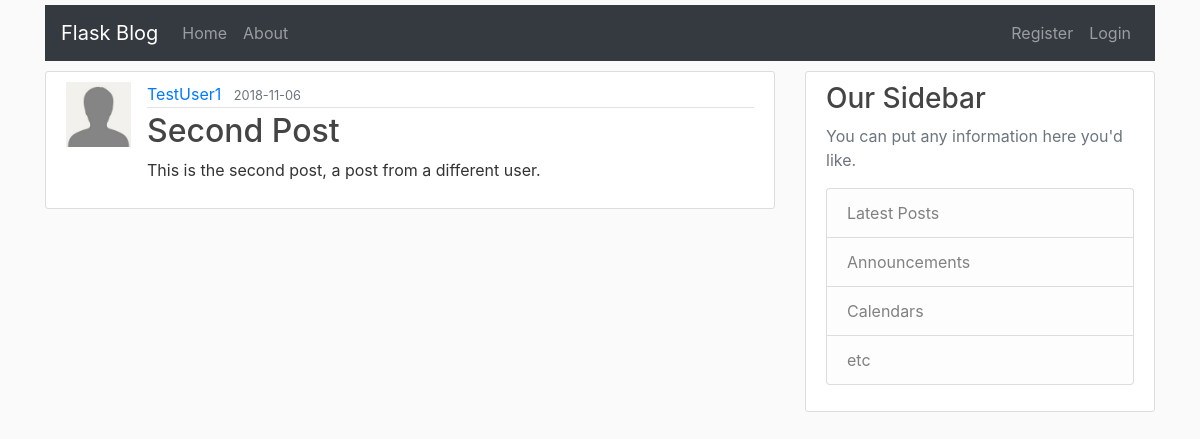
Screenshot of /post/2 with the database file from the repository.
### flaskblog/models.py (models this page shows, shortened)
class User(db.Model, UserMixin):
    id = db.Column(db.Integer, primary_key=True)
    username = db.Column(db.String(20), unique=True, nullable=False)
    email = db.Column(db.String(120), unique=True, nullable=False)
    image_file = db.Column(db.String(20), nullable=False, default='default.jpg')
    password = db.Column(db.String(60), nullable=False)
    posts = db.relationship('Post', backref='author', lazy=True)

class Post(db.Model):
    id = db.Column(db.Integer, primary_key=True)
    title = db.Column(db.String(100), nullable=False)
    date_posted = db.Column(db.DateTime, nullable=False, default=datetime.utcnow)
    content = db.Column(db.Text, nullable=False)
    user_id = db.Column(db.Integer, db.ForeignKey('user.id'), nullable=False)

### flaskblog/posts/routes.py (the view)
@posts.route("/post/<int:post_id>")
def post(post_id):
    post = Post.query.get_or_404(post_id)
    return render_template('post.html', title=post.title, post=post)

### flaskblog/templates/post.html (shortened to what this page needs)
{% extends "layout.html" %}
{% block content %}
    <article class="media content-section">
        <img class="rounded_circle article-img" src="{{ url_for('static', filename='profile_pics/' + post.author.image_file) }}" alt="">
        <div class="media-body">
            <div class="article-metadata">
                <a href="{{ url_for('users.user_posts', username=post.author.username) }}" class="mr-2">{{ post.author.username }}</a>
                <small class="text-muted">{{ post.date_posted.strftime('%Y-%m-%d') }}</small>
            </div>
            <h2>{{ post.title }}</h2>
            <p class="article-content">{{ post.content }}</p>
        </div>
    </article>
{% endblock content%}

### flaskblog/static/main.css (style rules this page uses)
body { background: #fafafa; color: #333333; margin-top: 5px; }
h1, h2, h3, h4, h5, h6 { color: #444444; }
.content-section { background: #ffffff; padding: 10px 20px; border: 1px solid #dddddd; border-radius: 3px; margin-bottom: 20px; }
.article-content { white-space: pre-line; }
.article-img { height: 65px; width: 65px; margin-right: 16px; }
.article-metadata { padding-bottom: 1px; margin-bottom: 4px; border-bottom: 1px solid #e3e3e3 }

### rows the page displays
User: image_file (placeholder picture), author.username "TestUser1"
Post: date_posted "2018-11-06", title "Second Post", content "This is the second post, a post from a different user."
